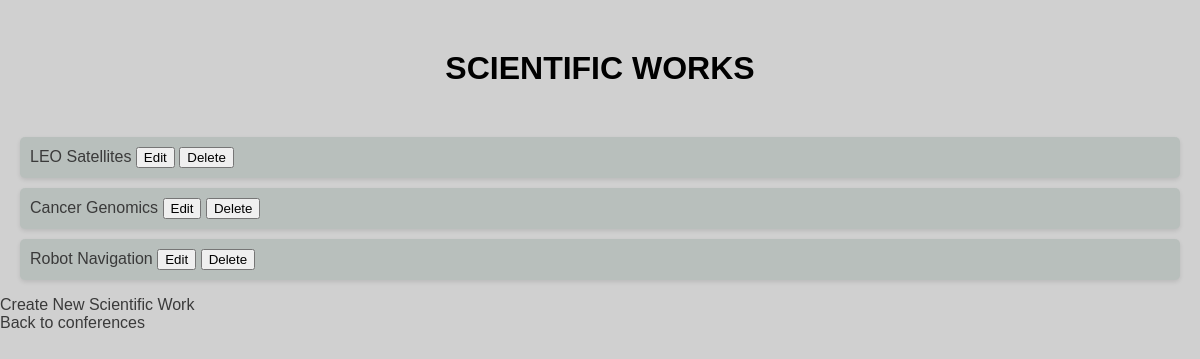
Page /scientificworks/ on the committed database.
### main/models.py (models this page shows, shortened)
class ScientificWork(models.Model):
    id = models.AutoField(primary_key=True)
    title = models.CharField(max_length=255)
    authors = models.CharField(max_length=255)
    year_of_publication = models.IntegerField()
    areas = models.ManyToManyField(Area, related_name='works')

### main/views.py (the view)
# urls.py: path('scientificworks/', views.scientificwork_list, name='scientificwork_list'),
def scientificwork_list(request):
    scientificworks = ScientificWork.objects.all()
    return render(request, 'scientificwork_list.html', {'scientificworks': scientificworks})

### main/templates/scientificwork_list.html (shortened to what this page needs)
{% load static %}
<!DOCTYPE html>
<html>
<head>
    <link rel="stylesheet" type="text/css" href="{% static 'styles.css' %}">
</head>
<body>
    <h1>Scientific Works</h1>
    <ul>
        {% for work in scientificworks %}
            <li>
                <a href="{% url 'scientificwork_detail' work.id %}">{{ work.title }}</a>
                <button onclick="window.location='{% url 'scientificwork_update' work.id %}'">Edit</button>
                <button onclick="if(confirm('Are you sure you want to delete this item?')) { window.location='{% url 'scientificwork_delete' work.id %}' }">Delete</button>
            </li>
        {% endfor %}
    </ul>
    <a href="{% url 'scientificwork_create' %}">Create New Scientific Work</a> <br>
    <a href="{% url 'index' %}">Back to conferences</a>
</body>
</html>

### main/static/styles.css (style rules this page uses)
body { font-family: Arial, sans-serif; background-color: #d0d0d0; margin: 0; padding: 0; }
h1 { text-align: center; text-transform: uppercase; color: #000000; margin-top: 50px; margin-bottom: 50px; }
ul { list-style-type: none; padding: 0; }
li { background-color: #1c503721; margin: 10px 20px; padding: 10px; border-radius: 5px; box-shadow: 0 2px 4px rgba(0, 0, 0, 0.1); }
a { text-decoration: none; color: #3a3a3a; }

### rows in the picture
ScientificWork: title "LEO Satellites"
ScientificWork: title "Cancer Genomics"
ScientificWork: title "Robot Navigation"
